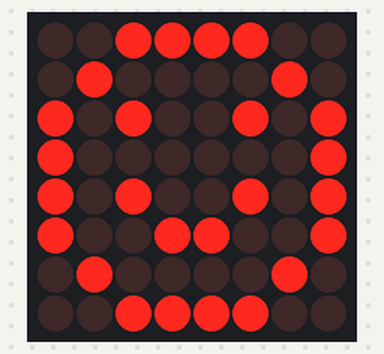
The sketch below on a simulated Arduino Uno, built with avr-gcc and run on an emulated ATmega328P. Parts: 8×8 LED matrix. What the sketch prints to the serial monitor is not drawn.

Above: at 0.1 s.

The sketch:

matrix.ino
```cpp
/*
	Simple sketch to blink a smiley face on the LED matrix
	Helpful for debugging problems with the LED matrix

	Pins:
		SCL -- A5
		SDA -- A4

	Specs:
		Program storage: 24%
		Dynamic memory: 24%
*/

#include <Adafruit_LEDBackpack.h>
#include <Adafruit_GFX.h>

#define SIGNAL 4

bool processing = false;
Adafruit_8x8matrix matrix = Adafruit_8x8matrix();

// https://xantorohara.github.io/led-matrix-editor/#3c4299a581a5423c
const uint8_t smile[8] = {
  B00111100,
  B01000010,
  B10100101,
  B10000001,
  B10100101,
  B10011001,
  B01000010,
  B00111100
};

void drawBitmap(uint8_t bitmap[8]) {
	matrix.drawBitmap (0, 0, bitmap, 8, 8, LED_ON);
	matrix.writeDisplay();
}

void clearMatrix() {
	matrix.clear();
	matrix.writeDisplay();
}

void setup() {
	Serial.begin (9600);
	Serial.println("Start");
	matrix.begin(0x70);
	Serial.println("End");
}

void loop() {
	drawBitmap(smile);
	delay (500);
	clearMatrix();
	delay (500);
}

// some other methods include:
// .clear()
// .writeDisplay()
// .drawBitmap(x, y, uint8_t bitmap, width, height, LED_ON)
// .drawPixel (x, y, LED_ON/LED_OFF)
// .drawLine (x1, y1, x2, y2, LED_ON)
// .drawRect (x1, y1, x2, y2, LED_ON)
// .fillRect (x1, y1, x2, y2, LED_ON)
// .drawCircle (x, y, radius, LED_ON)
// .setTextSize (1)
// .setTextWrap (bool)
// .setTextColor(LED_ON)
// .setCursor (x, y)
// .setRotation (1-4)
```
